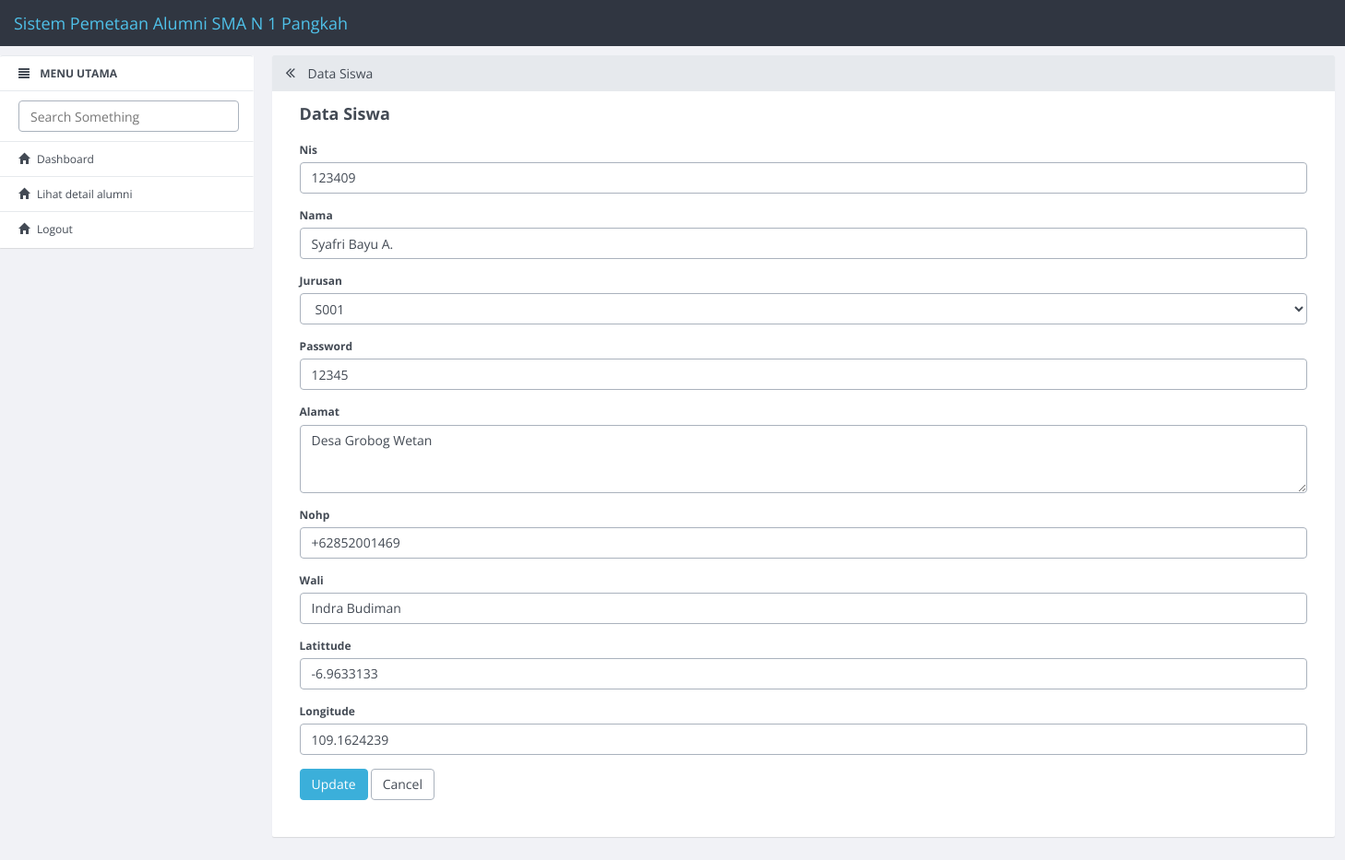
Screenshot of /siswa/update/7.html with the database file from the repository.
### tables this page shows
CREATE TABLE IF NOT EXISTS `siswa` (
  `id_siswa` int(11) NOT NULL,
  `nis` varchar(11) DEFAULT NULL,
  `nama` varchar(50) DEFAULT NULL,
  `alamat` text,
  `nohp` varchar(12) DEFAULT NULL,
  `wali` varchar(50) DEFAULT NULL,
  `latittude` varchar(30) DEFAULT NULL,
  `longitude` varchar(30) DEFAULT NULL,
  `password` varchar(50) DEFAULT NULL,
  `kode_jurusan` varchar(11) DEFAULT NULL
);

### application/controllers/Siswa.php (called while the page is built, shortened)
<?php
class Siswa extends CI_Controller
{
    function __construct()
    {
        $this->load->model('Siswa_model');
        $this->load->library('form_validation');
    }
    public function update($id)
    {
        $row = $this->Siswa_model->get_by_id($id);
        if ($row) {
            $data = array(
                'button' => 'Update',
                'action' => site_url('siswa/update_action'),
		'id_siswa' => set_value('id_siswa', $row->id_siswa),
		'nis' => set_value('nis', $row->nis),
		'nama' => set_value('nama', $row->nama),
		'alamat' => set_value('alamat', $row->alamat),
		'nohp' => set_value('nohp', $row->nohp),
		'wali' => set_value('wali', $row->wali),
		'latittude' => set_value('latittude', $row->latittude),
		'longitude' => set_value('longitude', $row->longitude),
        'password' => set_value('password', $row->password),
        'kode_jurusan' => set_value('kode_jurusan', $row->kode_jurusan),
        'konten' => 'siswa/siswa_form',
            'judul' => 'Data Siswa',
	    );
            $this->load->view('v_index', $data);
        } else {
            $this->session->set_flashdata('message', 'Record Not Found');
            redirect(site_url('siswa'));
        }
    }
}

### index.php (called while the page is built, shortened)
<?php
require_once BASEPATH.'core/CodeIgniter.php';

### application/models/Siswa_model.php (called while the page is built, shortened)
<?php
class Siswa_model extends CI_Model
{
    public $table = 'siswa';
    public $id = 'id_siswa';
    function get_by_id($id)
    {
        $this->db->where($this->id, $id);
        return $this->db->get($this->table)->row();
    }
}

### application/views/siswa/siswa_form.php (the view, shortened to what this page needs)
<form action="<?php echo $action; ?>" method="post">
        <div class="form-group">
            <label for="varchar">Nis <?php echo form_error('nis') ?></label>
            <input type="text" class="form-control" name="nis" id="nis" placeholder="Nis" value="<?php echo $nis; ?>" />
        </div>
        <div class="form-group">
            <label for="varchar">Nama <?php echo form_error('nama') ?></label>
            <input type="text" class="form-control" name="nama" id="nama" placeholder="Nama" value="<?php echo $nama; ?>" />
        </div>
        <div class="form-group">
            <label for="varchar">Jurusan <?php echo form_error('nama') ?></label>
            <select class="form-control" name="kode_jurusan">
                <option value="<?php echo $kode_jurusan ?>"><?php echo $kode_jurusan ?></option>
            </select>
        </div>
        <div class="form-group">
            <label for="varchar">Password <?php echo form_error('nama') ?></label>
            <input type="text" class="form-control" name="password" id="nama" placeholder="Password" value="<?php echo $password; ?>" />
        </div>
        <div class="form-group">
            <label for="alamat">Alamat <?php echo form_error('alamat') ?></label>
            <textarea class="form-control" rows="3" name="alamat" id="alamat" placeholder="Alamat"><?php echo $alamat; ?></textarea>
        </div>
        <div class="form-group">
            <label for="varchar">Nohp <?php echo form_error('nohp') ?></label>
            <input type="text" class="form-control" name="nohp" id="nohp" placeholder="Nohp" value="<?php echo $nohp; ?>" />
        </div>
        <div class="form-group">
            <label for="varchar">Wali <?php echo form_error('wali') ?></label>
            <input type="text" class="form-control" name="wali" id="wali" placeholder="Wali" value="<?php echo $wali; ?>" />
        </div>
        <div class="form-group">
            <label for="varchar">Latittude <?php echo form_error('latittude') ?></label>
            <input type="text" class="form-control" name="latittude" id="latittude" placeholder="Latittude" value="<?php echo $latittude; ?>" />
        </div>
        <div class="form-group">
            <label for="varchar">Longitude <?php echo form_error('longitude') ?></label>
            <input type="text" class="form-control" name="longitude" id="longitude" placeholder="Longitude" value="<?php echo $longitude; ?>" />
        </div>
        <button type="submit" class="btn btn-primary"><?php echo $button ?></button>
        <a href="<?php echo site_url('siswa') ?>" class="btn btn-default">Cancel</a>
    </form>

### rows the page displays
siswa: nis "123409", nama "Syafri Bayu A.", kode_jurusan "S001", password "12345", alamat "Desa Grobog Wetan", nohp "+62852001469", wali "Indra Budiman", latittude "-6.9633133", longitude "109.1624239"

### other values shown
$judul "Data Siswa"
$button "Update"
